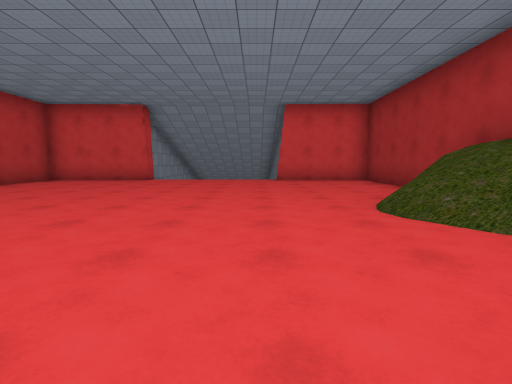
View 1 (above)

17 first-person views from a walk through a 3-D level made in the Unity game engine. The camera is 1.2 m above the floor, tilts 6° down and sees 85° across. The floor is counted in squares, 2 m on a side. Each view is taken from the middle of a square. On the plan, view 1 faces up. The plan holds only what a view shows up to about 9 squares ahead; the rest is blank. The place goes on beyond the plan. The player is left out. Some surface patterns are stand-ins.

View 2
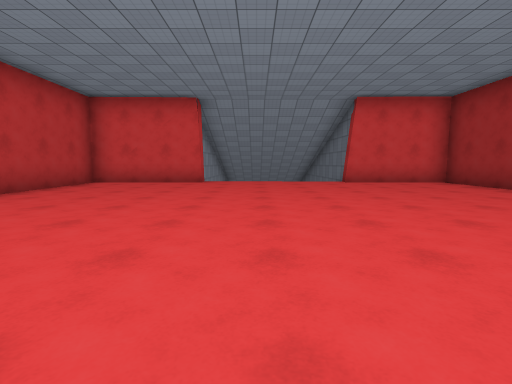

View 3
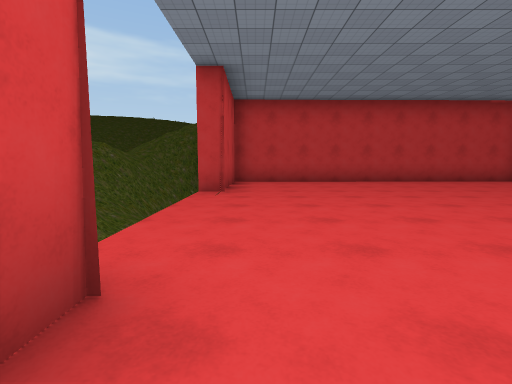

View 4
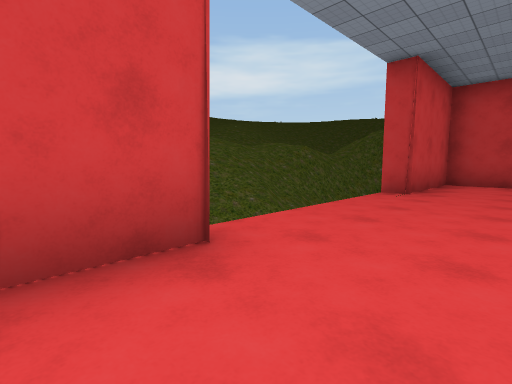

View 5
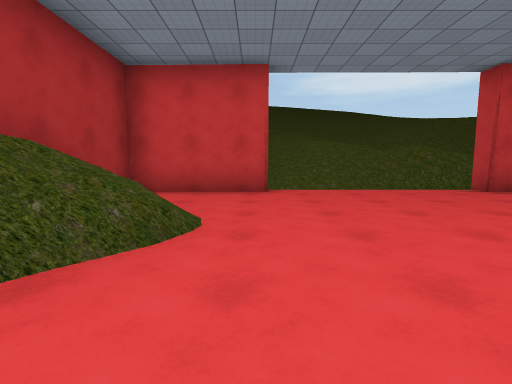

View 6
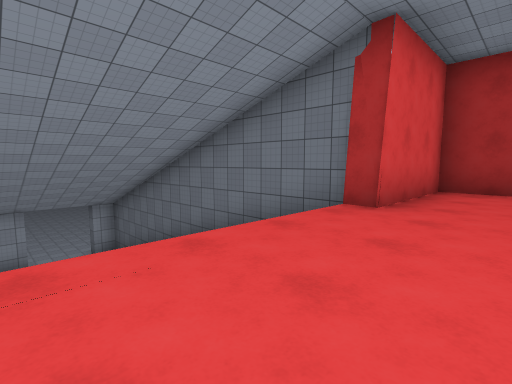

View 7
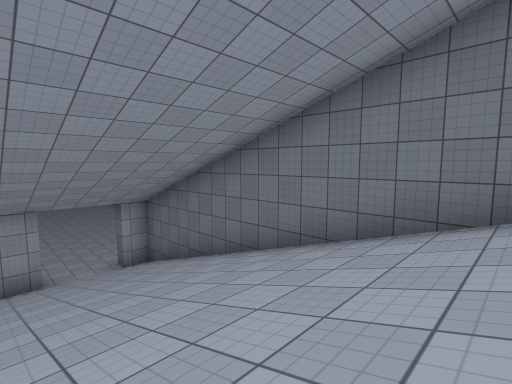

View 8
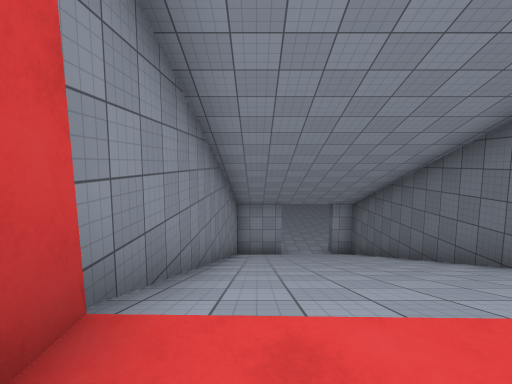

View 9
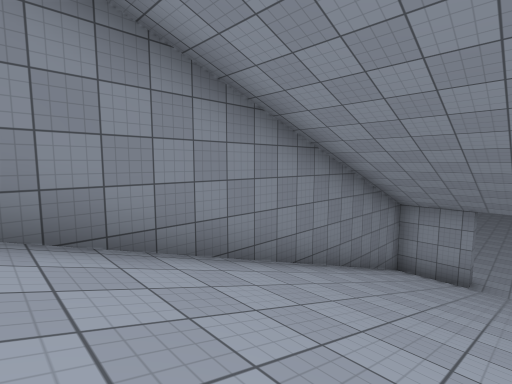

View 10
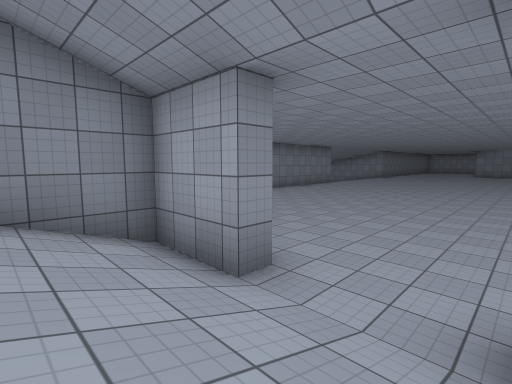

View 11
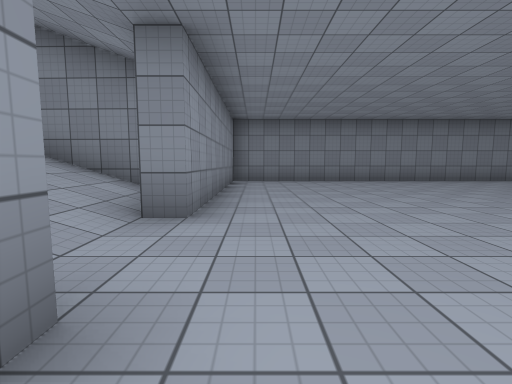

View 12
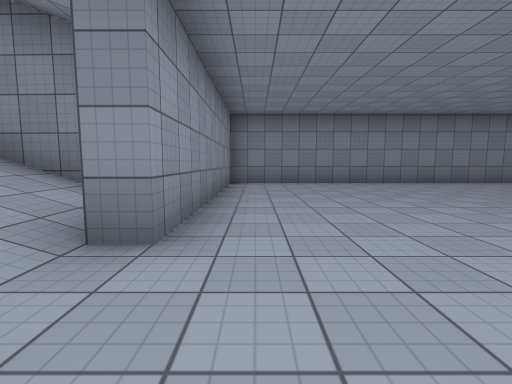

View 13
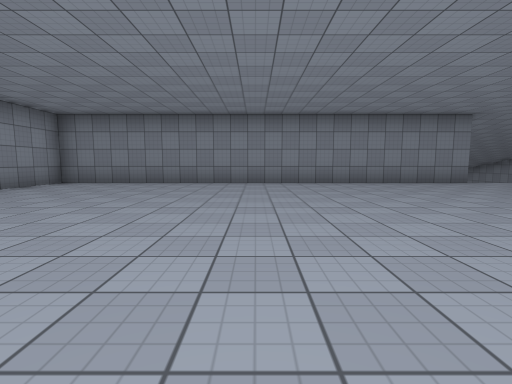

View 14
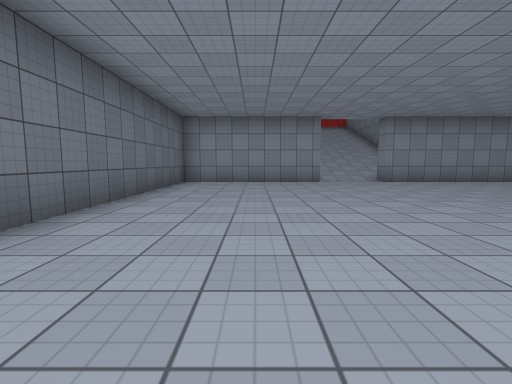

View 15
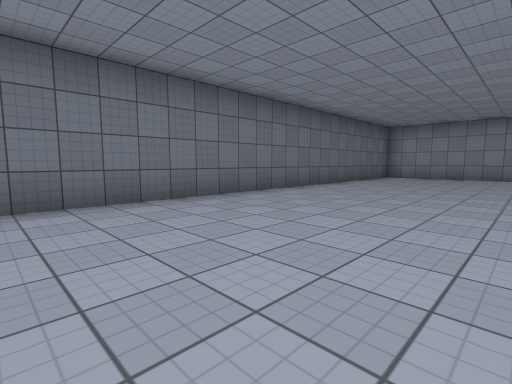

View 16
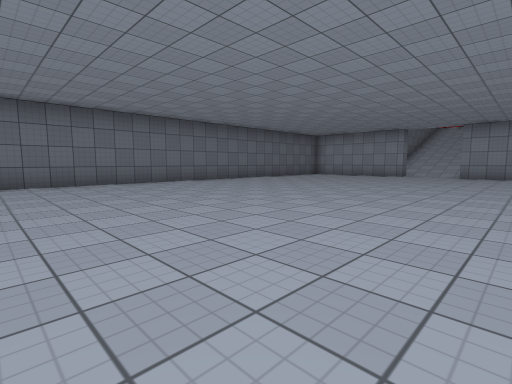

View 17
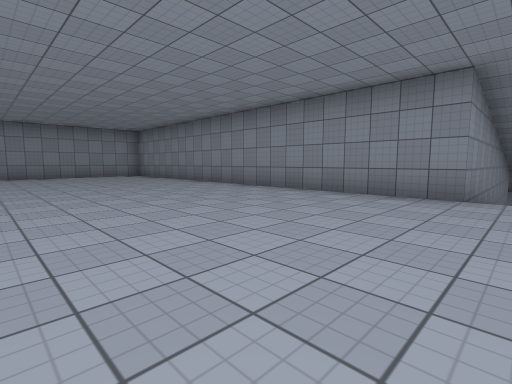

### Floor plan
Key: @ floor where view 1 was taken; # wall or solid block; . main floor; : floor 6.5 m higher than the main floor; / step, stairs or slope; v drop or lower ground.
Columns run from 15 left of view 1 to 5 right of it. Each row starts with its distance up from view 1.
 33        .............#
 32 #######.............#
 31       #.............#
 30       #.............#
 29       #.............#
 28       #.............#
 27       #.............#
 26       #.............#
 25       #.............#
 24       #.............#
 23       #.............#
 22       #.............#
 21       #.............#
 20        ######v.#####
 19            #////#
 18            #////#
 17            #////#
 16            #////#
 15            #////#
 14            #////#
 13            #////#
 12            #////#
 11            #////#
 10         ####////####
  9         #::::::::::#
  8         #::::::::::#
  7         #::::::::::#
  6         #::::::::::#
  5         #:::::::::/#
  4         #:::::::://#
  3         #:::::::://#
  2         #::::::::/ #
  1         #:::::::::/#
  0         ####:::@####
 -1         ##vvvvvv
 -2          vv#vvvvv
 -3            vvvvvv

Positions as (right, up) in squares from view 1, and headings:
1: (0, 0), facing up
2: (-2, 1), facing up
3: (2, 1), facing left
4: (2, 2), facing down-left
5: (1, 6), facing down
6: (-3, 8), facing up-right
7: (-3, 11), facing up-right
8: (-3, 9), facing up
9: (-1, 11), facing up-left
10: (0, 18), facing up-left
11: (1, 21), facing left
12: (0, 21), facing left
13: (0, 26), facing left
14: (2, 29), facing down
15: (0, 32), facing down-right
16: (-4, 33), facing down-right
17: (-3, 33), facing down-left
